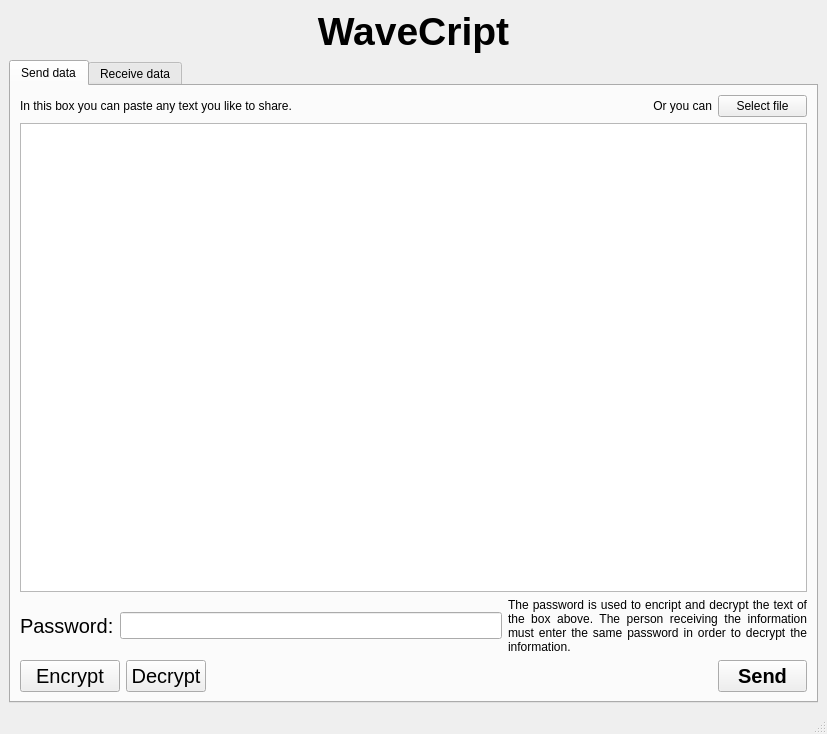
<?xml version="1.0" encoding="UTF-8"?>
<ui version="4.0">
 <class>MainWindow</class>
 <widget class="QMainWindow" name="MainWindow">
  <property name="geometry">
   <rect>
    <x>0</x>
    <y>0</y>
    <width>827</width>
    <height>734</height>
   </rect>
  </property>
  <property name="font">
   <font>
    <pointsize>9</pointsize>
    <bold>false</bold>
    <stylestrategy>PreferDefault</stylestrategy>
    <kerning>true</kerning>
   </font>
  </property>
  <property name="windowTitle">
   <string notr="true">WaveCrypt</string>
  </property>
  <widget class="QWidget" name="centralwidget">
   <layout class="QGridLayout" name="gridLayout_2">
    <item row="0" column="0">
     <widget class="QLabel" name="label">
      <property name="font">
       <font>
        <pointsize>29</pointsize>
        <bold>true</bold>
        <stylestrategy>PreferDefault</stylestrategy>
        <kerning>true</kerning>
       </font>
      </property>
      <property name="cursor">
       <cursorShape>ArrowCursor</cursorShape>
      </property>
      <property name="text">
       <string notr="true">WaveCript</string>
      </property>
      <property name="alignment">
       <set>Qt::AlignCenter</set>
      </property>
      <property name="wordWrap">
       <bool>false</bool>
      </property>
     </widget>
    </item>
    <item row="1" column="0">
     <widget class="QTabWidget" name="tabWidget">
      <property name="currentIndex">
       <number>0</number>
      </property>
      <widget class="QWidget" name="SendTab">
       <attribute name="title">
        <string>Send data</string>
       </attribute>
       <layout class="QGridLayout" name="gridLayout_3">
        <item row="1" column="0" colspan="10">
         <widget class="QPlainTextEdit" name="field_send_text">
          <property name="plainText">
           <string/>
          </property>
         </widget>
        </item>
        <item row="2" column="1" colspan="6">
         <widget class="QLineEdit" name="field_send_password">
          <property name="font">
           <font>
            <pointsize>12</pointsize>
            <bold>false</bold>
            <stylestrategy>PreferDefault</stylestrategy>
            <kerning>true</kerning>
           </font>
          </property>
          <property name="toolTip">
           <string/>
          </property>
          <property name="text">
           <string/>
          </property>
         </widget>
        </item>
        <item row="2" column="7" colspan="3">
         <widget class="QLabel" name="label_6">
          <property name="text">
           <string>The password is used to encript and decrypt the text of the box above. The person receiving the information must enter the same password in order to decrypt the information.</string>
          </property>
          <property name="textFormat">
           <enum>Qt::PlainText</enum>
          </property>
          <property name="scaledContents">
           <bool>false</bool>
          </property>
          <property name="alignment">
           <set>Qt::AlignJustify|Qt::AlignVCenter</set>
          </property>
          <property name="wordWrap">
           <bool>true</bool>
          </property>
          <property name="margin">
           <number>4</number>
          </property>
          <property name="indent">
           <number>-1</number>
          </property>
         </widget>
        </item>
        <item row="0" column="6" colspan="2">
         <spacer name="horizontalSpacer_2">
          <property name="orientation">
           <enum>Qt::Horizontal</enum>
          </property>
          <property name="sizeHint" stdset="0">
           <size>
            <width>227</width>
            <height>20</height>
           </size>
          </property>
         </spacer>
        </item>
        <item row="2" column="0">
         <widget class="QLabel" name="label_4">
          <property name="font">
           <font>
            <pointsize>15</pointsize>
            <bold>false</bold>
            <stylestrategy>PreferDefault</stylestrategy>
            <kerning>true</kerning>
           </font>
          </property>
          <property name="text">
           <string>Password:</string>
          </property>
         </widget>
        </item>
        <item row="0" column="8">
         <widget class="QLabel" name="label_5">
          <property name="text">
           <string>Or you can</string>
          </property>
          <property name="alignment">
           <set>Qt::AlignRight|Qt::AlignTrailing|Qt::AlignVCenter</set>
          </property>
         </widget>
        </item>
        <item row="3" column="5" colspan="4">
         <spacer name="horizontalSpacer">
          <property name="orientation">
           <enum>Qt::Horizontal</enum>
          </property>
          <property name="sizeHint" stdset="0">
           <size>
            <width>411</width>
            <height>20</height>
           </size>
          </property>
         </spacer>
        </item>
        <item row="0" column="9">
         <widget class="QPushButton" name="button_select_file">
          <property name="text">
           <string>Select file</string>
          </property>
         </widget>
        </item>
        <item row="0" column="0" colspan="6">
         <widget class="QLabel" name="label_3">
          <property name="text">
           <string>In this box you can paste any text you like to share.</string>
          </property>
         </widget>
        </item>
        <item row="3" column="2">
         <widget class="QPushButton" name="button_send_decrypt">
          <property name="font">
           <font>
            <pointsize>15</pointsize>
            <bold>false</bold>
            <stylestrategy>PreferDefault</stylestrategy>
            <kerning>true</kerning>
           </font>
          </property>
          <property name="text">
           <string>Decrypt</string>
          </property>
         </widget>
        </item>
        <item row="3" column="3">
         <spacer name="horizontalSpacer_3">
          <property name="orientation">
           <enum>Qt::Horizontal</enum>
          </property>
          <property name="sizeHint" stdset="0">
           <size>
            <width>40</width>
            <height>20</height>
           </size>
          </property>
         </spacer>
        </item>
        <item row="3" column="0" colspan="2">
         <widget class="QPushButton" name="button_send_encrypt">
          <property name="font">
           <font>
            <pointsize>15</pointsize>
            <bold>false</bold>
            <stylestrategy>PreferDefault</stylestrategy>
            <kerning>true</kerning>
           </font>
          </property>
          <property name="text">
           <string>Encrypt</string>
          </property>
         </widget>
        </item>
        <item row="3" column="9">
         <widget class="QPushButton" name="button_send">
          <property name="font">
           <font>
            <pointsize>15</pointsize>
            <bold>true</bold>
            <stylestrategy>PreferDefault</stylestrategy>
            <kerning>true</kerning>
           </font>
          </property>
          <property name="text">
           <string>Send</string>
          </property>
         </widget>
        </item>
       </layout>
      </widget>
      <widget class="QWidget" name="ReciveTab">
       <attribute name="title">
        <string>Receive data</string>
       </attribute>
       <layout class="QGridLayout" name="gridLayout_4">
        <item row="1" column="10">
         <widget class="QPushButton" name="button_recieve_save_file">
          <property name="text">
           <string>save</string>
          </property>
         </widget>
        </item>
        <item row="2" column="0" colspan="11">
         <widget class="QPlainTextEdit" name="field_recieve_text">
          <property name="readOnly">
           <bool>true</bool>
          </property>
          <property name="plainText">
           <string/>
          </property>
         </widget>
        </item>
        <item row="3" column="0">
         <widget class="QLabel" name="label_9">
          <property name="font">
           <font>
            <pointsize>15</pointsize>
            <bold>false</bold>
            <stylestrategy>PreferDefault</stylestrategy>
            <kerning>true</kerning>
           </font>
          </property>
          <property name="text">
           <string>Password:</string>
          </property>
         </widget>
        </item>
        <item row="1" column="0" colspan="5">
         <widget class="QLabel" name="label_8">
          <property name="text">
           <string>The information you receive from another user will appear on this box.</string>
          </property>
         </widget>
        </item>
        <item row="4" column="1">
         <widget class="QPushButton" name="button_recieve_decrypt">
          <property name="font">
           <font>
            <pointsize>15</pointsize>
            <bold>false</bold>
            <stylestrategy>PreferDefault</stylestrategy>
            <kerning>true</kerning>
           </font>
          </property>
          <property name="text">
           <string>Decrypt</string>
          </property>
         </widget>
        </item>
        <item row="4" column="10">
         <widget class="QPushButton" name="button_recieve">
          <property name="font">
           <font>
            <pointsize>15</pointsize>
            <bold>true</bold>
            <stylestrategy>PreferDefault</stylestrategy>
            <kerning>true</kerning>
           </font>
          </property>
          <property name="text">
           <string>Recieve</string>
          </property>
         </widget>
        </item>
        <item row="4" column="2">
         <spacer name="horizontalSpacer_6">
          <property name="orientation">
           <enum>Qt::Horizontal</enum>
          </property>
          <property name="sizeHint" stdset="0">
           <size>
            <width>193</width>
            <height>20</height>
           </size>
          </property>
         </spacer>
        </item>
        <item row="3" column="1" colspan="5">
         <widget class="QLineEdit" name="field_recieve_password">
          <property name="font">
           <font>
            <pointsize>12</pointsize>
            <bold>false</bold>
            <stylestrategy>PreferDefault</stylestrategy>
            <kerning>true</kerning>
           </font>
          </property>
          <property name="toolTip">
           <string/>
          </property>
          <property name="text">
           <string/>
          </property>
         </widget>
        </item>
        <item row="1" column="5" colspan="3">
         <spacer name="horizontalSpacer_5">
          <property name="orientation">
           <enum>Qt::Horizontal</enum>
          </property>
          <property name="sizeHint" stdset="0">
           <size>
            <width>204</width>
            <height>22</height>
           </size>
          </property>
         </spacer>
        </item>
        <item row="4" column="0">
         <widget class="QPushButton" name="button_recieve_encrypt">
          <property name="font">
           <font>
            <pointsize>15</pointsize>
            <bold>false</bold>
            <stylestrategy>PreferDefault</stylestrategy>
            <kerning>true</kerning>
           </font>
          </property>
          <property name="text">
           <string>Encrypt</string>
          </property>
         </widget>
        </item>
        <item row="3" column="6" colspan="5">
         <widget class="QLabel" name="label_10">
          <property name="text">
           <string>The password is used to encript and decrypt the text of the box above. The person receiving the information must enter the same password in order to decrypt the information.</string>
          </property>
          <property name="textFormat">
           <enum>Qt::PlainText</enum>
          </property>
          <property name="scaledContents">
           <bool>false</bool>
          </property>
          <property name="alignment">
           <set>Qt::AlignJustify|Qt::AlignVCenter</set>
          </property>
          <property name="wordWrap">
           <bool>true</bool>
          </property>
         </widget>
        </item>
        <item row="4" column="4" colspan="5">
         <spacer name="horizontalSpacer_4">
          <property name="orientation">
           <enum>Qt::Horizontal</enum>
          </property>
          <property name="sizeHint" stdset="0">
           <size>
            <width>296</width>
            <height>33</height>
           </size>
          </property>
         </spacer>
        </item>
        <item row="1" column="9">
         <widget class="QPushButton" name="button_recieve_copy">
          <property name="text">
           <string>Copy</string>
          </property>
         </widget>
        </item>
        <item row="4" column="9">
         <widget class="QSpinBox" name="spinBox">
          <property name="toolTip">
           <string extracomment="record duration"/>
          </property>
          <property name="toolTipDuration">
           <number>1</number>
          </property>
         </widget>
        </item>
       </layout>
      </widget>
     </widget>
    </item>
   </layout>
  </widget>
  <widget class="QMenuBar" name="menubar">
   <property name="geometry">
    <rect>
     <x>0</x>
     <y>0</y>
     <width>827</width>
     <height>22</height>
    </rect>
   </property>
  </widget>
  <widget class="QStatusBar" name="statusbar"/>
 </widget>
 <resources/>
 <connections/>
</ui>
